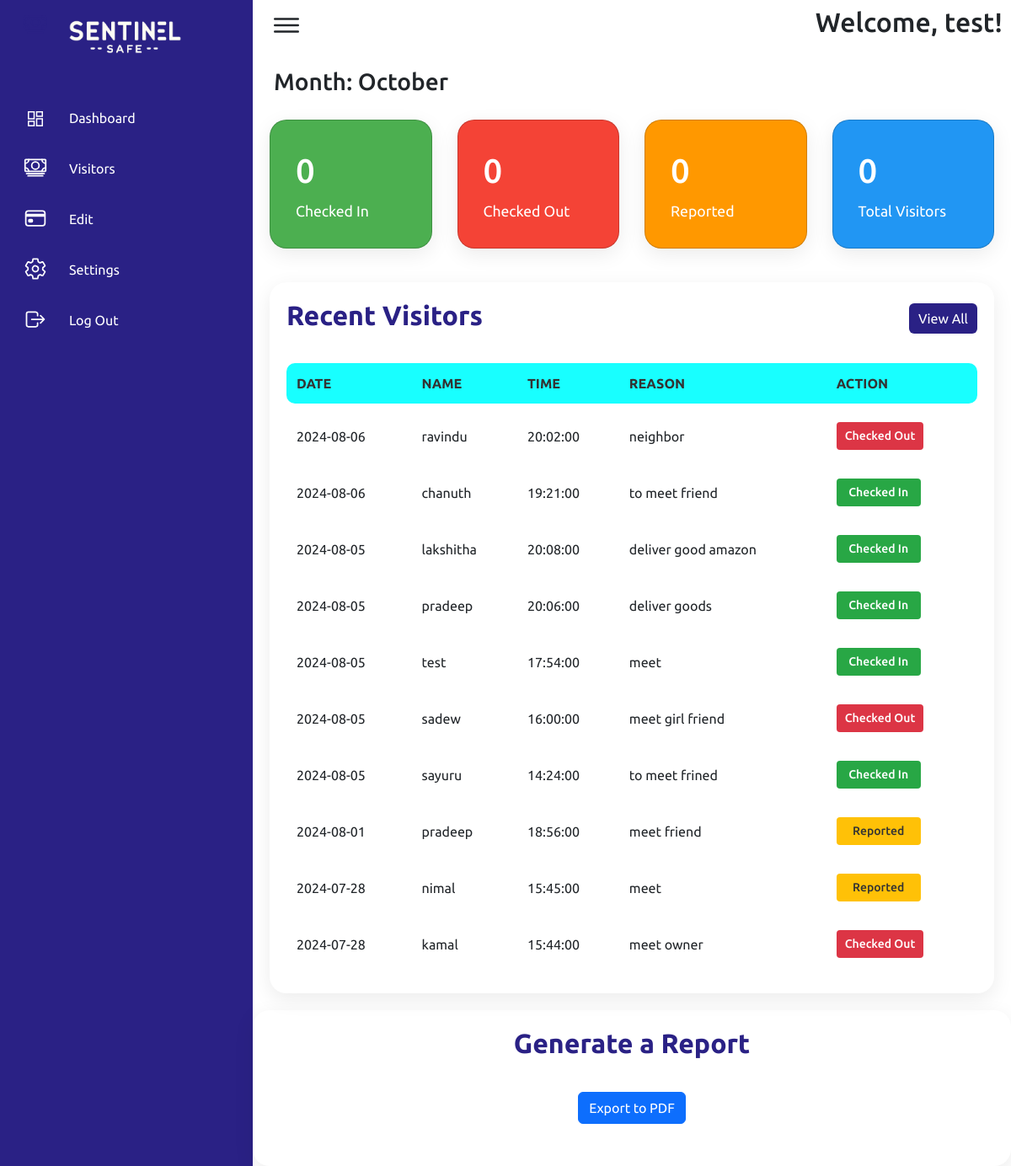
The app's page /dashboard.php (signed in) with its own data.
### tables this page shows
CREATE TABLE `visitors` (
  `visitorId` int(11) NOT NULL,
  `name` varchar(255) NOT NULL,
  `date` date NOT NULL,
  `time` time NOT NULL,
  `reason` varchar(300) NOT NULL,
  `action_taken` enum('checked_in','checked_out','reported') NOT NULL
);

### classes/Visitor.php (called while the page is built, shortened)
<?php
class Visitor {
    public static function getCheckedInCount($con) {
        return self::getCountByActionTaken($con, 'checked_in');
    }
    public static function getCheckedOutCount($con) {
        return self::getCountByActionTaken($con, 'checked_out');
    }
    public static function getReportedCount($con) {
        return self::getCountByActionTaken($con, 'reported');
    }
    public static function getTotalVisitorsCount($con) {
        try {
            $query = "SELECT COUNT(*) as count FROM visitors WHERE MONTH(date) = MONTH(CURRENT_DATE()) AND YEAR(date) = YEAR(CURRENT_DATE())";
            $stmt = $con->prepare($query);
            $stmt->execute();
            $result = $stmt->fetch(PDO::FETCH_ASSOC);
            return $result['count'];
        } catch (PDOException $ex) {
            error_log("Database error: " . $ex->getMessage());
            return false;
        }
    }
    private static function getCountByActionTaken($con, $actionTaken) {
        try {
            $query = "SELECT COUNT(*) as count FROM visitors WHERE action_taken = ? AND MONTH(date) = MONTH(CURRENT_DATE()) AND YEAR(date) = YEAR(CURRENT_DATE())";
            $stmt = $con->prepare($query);
            $stmt->bindParam(1, $actionTaken);
            $stmt->execute();
            $result = $stmt->fetch(PDO::FETCH_ASSOC);
            return $result['count'];
        } catch (PDOException $ex) {
            error_log("Database error: " . $ex->getMessage());
            return false;
        }
    }
    public static function getRecentVisitors($con, $limit = 10) {
        try {
            $query = "SELECT * FROM visitors ORDER BY date DESC, time DESC LIMIT ?";
            $stmt = $con->prepare($query);
            $stmt->bindParam(1, $limit, PDO::PARAM_INT);
            $stmt->execute();
            return $stmt->fetchAll(PDO::FETCH_ASSOC);
        } catch (PDOException $ex) {
            error_log("Database error: " . $ex->getMessage());
            return false;
        }
    }
}

### dashboard.php (the view, shortened to what this page needs)
<!DOCTYPE html>
<?php
require_once './classes/Visitor.php';
?>
<?php
$dbcon = new DbConnector();
$con = $dbcon->getConnection();
$checkedInCount = Visitor::getCheckedInCount($con);
$checkedOutCount = Visitor::getCheckedOutCount($con);
$reportedCount = Visitor::getReportedCount($con);
$totalVisitorsCount = Visitor::getTotalVisitorsCount($con);
?>
<html lang="en">
    <head>
        <link href="css/dashboard.css" rel="stylesheet" type="text/css"/>
        <link href="css/maindash.css" rel="stylesheet" type="text/css"/>
        <link href="css/navbar.css" rel="stylesheet" type="text/css"/>
        <link href="https://cdn.jsdelivr.net/npm/bootstrap@5.3.3/dist/css/bootstrap.min.css" rel="stylesheet"
 />
    </head>
    <?php
    if (isset($_SESSION['email'])) {
        $name = $_SESSION['name'];
    } elseif (isset($_COOKIE['u_name'])) {
        $name = $_COOKIE['name'];
    } else {
        header("location:login.php");
        exit();
    }
    ?>
    <body>
        <div class="section">
            <div class="navigation">
                <ul>
                    <li>
                        <a href="dashboard.php">
                            <span class="icon" style="color: #2a2185;">
                                <ion-icon name="cash-outline"></ion-icon>
                            </span>
                            <img src="images/logo.png" alt="" style="width: 150px; height: 50px; margin-top: 20px"/>
                        </a>
                    </li>
                    <li>
                        <a href="dashboard.php">
                            <span class="icon">
                                <span class="material-symbols-outlined">dashboard</span>
                            </span>
                            <span class="title">Dashboard</span>
                        </a>
                    </li>
                    <li>
                        <a href="visitorData.php">
                            <span class="icon">
                                <ion-icon name="cash-outline"></ion-icon>
                            </span>
                            <span class="title">Visitors</span>
                        </a>
                    </li>
                    <li>
                        <a href="editVisitor.php">
                            <span class="icon">
                                <ion-icon name="card-outline"></ion-icon>
                            </span>
                            <span class="title">Edit</span>
                        </a>
                    </li>
                    <li>
                        <a href="settings.php">
                            <span class="icon">
                                <ion-icon name="settings-outline"></ion-icon>
                            </span>
                            <span class="title">Settings</span>
                        </a>
                    </li>
                    <li>
                        <a href="logout.php">
                            <span class="icon">
                                <ion-icon name="log-out-outline"></ion-icon>
                            </span>
                            <span class="title">Log Out</span>
                        </a>
                    </li>
                </ul>
            </div>
            <div class="main">
                <div class="topbar">
                    <div class="toggle">
                        <ion-icon name="menu-outline"></ion-icon>
                    </div>
                    <div>
                        <h2>Welcome,<?php echo " $name"; ?>!</h2>
                    </div>
                </div>
                <div class="current-month" style="padding: 20px; margin-bottom: -20px; margin-left: 5px;">
                    <h3>Month: <?php echo date('F'); ?></h3>
                </div>
                <div class="cardBox">
                    <div class="card card-checkin">
                        <div>
                            <div class="numbers"><?php echo $checkedInCount; ?></div>
                            <div class="cardName">Checked In</div>
                        </div>
                    </div>
                    <div class="card card-checkout">
                        <div>
                            <div class="numbers"><?php echo $checkedOutCount; ?></div>
                            <div class="cardName">Checked Out</div>
                        </div>
                    </div>
                    <div class="card card-reported">
                        <div>
                            <div class="numbers"><?php echo $reportedCount; ?></div>
                            <div class="cardName">Reported</div>
                        </div>
                    </div>
                    <div class="card card-total">
                        <div>
                            <div class="numbers"><?php echo $totalVisitorsCount; ?></div>
                            <div class="cardName">Total Visitors</div>
                        </div>
                    </div>
                </div>
                <div class="transactions-container">
                    <div class="transactions recent">
                        <div class="cardHeader">
                            <h2>Recent Visitors</h2>
                            <a href="visitorData.php" class="btn">View All</a>
                        </div>
                        <table>
                            <thead>
                                <tr>
                                    <th>Date</th>
                                    <th>Name</th>
                                    <th>Time</th>
                                    <th>Reason</th>
                                    <th>Action</th>
                                </tr>
                            </thead>
                            <tbody>
                                <?php
                                require_once './classes/DbConnector.php';
                                require_once 'classes/visitor.php';
                                try {
                                    $dbcon = new DbConnector();
                                    $con = $dbcon->getConnection();
                                    $visitors = Visitor::getRecentVisitors($con);
                                    if ($visitors === false) {
                                        echo "<tr><td colspan='5'>Error: Unable to fetch visitor data.</td></tr>";
                                    } elseif (empty($visitors)) {
                                        echo "<tr><td colspan='5'>No recent visitor records found.</td></tr>";
                                    } else {
                                        foreach ($visitors as $visitor) {
                                            $actionTaken = getFormattedAction($visitor['action_taken']);
                                            $statusClass = getStatusClass($actionTaken);
                                            echo "<tr>";
                                            echo "<td>" . htmlspecialchars($visitor['date']) . "</td>";
                                            echo "<td>" . htmlspecialchars($visitor['name']) . "</td>";
                                            echo "<td>" . htmlspecialchars($visitor['time']) . "</td>";
                                            echo "<td>" . htmlspecialchars($visitor['reason']) . "</td>";
                                            echo "<td><span class='status $statusClass'>" . htmlspecialchars($actionTaken) . "</span></td>";
                                            echo "</tr>";
                                        }
                                    }
                                } catch (Exception $e) {
                                    echo "<tr><td colspan='5'>Error: " . htmlspecialchars($e->getMessage()) . "</td></tr>";
                                    error_log("Error: " . $e->getMessage());
                                }
                                function getFormattedAction($action) {
                                    switch (strtolower($action)) {
                                        case 'checked_in':
                                            return 'Checked In';
                                        case 'checked_out':
                                            return 'Checked Out';
                                        case 'reported':
                                            return 'Reported';
                                    }
                                }
                                function getStatusClass($action) {
                                    switch ($action) {
                                        case 'Checked In':
                                            return 'checked-in';
                                        case 'Checked Out':
                                            return 'checked-out';
                                        case 'Reported':
                                            return 'reported';
                                    }
                                }
                                ?>
                            </tbody>
                        </table>
                    </div>
                </div>
                <div class="recentCustomers">
                    <div class="cardHeader" style="display: flex; justify-content: center; align-items: center; margin-bottom: 30px;">
                        <h2>Generate a Report</h2>
                    </div>
                    <div style="text-align: center; margin-bottom: 30px;">
                        <form action="export_pdf.php" method="post">
                            <button type="submit" class="btn btn-primary">Export to PDF</button>
                        </form>
                    </div>
                </div>
            </div>
    </body>
</html>

### css/dashboard.css (style rules this page uses)
.cardBox { position: relative; width: 100%; padding: 20px; display: grid; grid-template-columns: repeat(4, 1fr); grid-gap: 30px; }
.cardBox .card { position: relative; padding: 30px; border-radius: 20px; display: flex; justify-content: space-between; cursor: pointer; box-shadow: 0 7px 25px rgba(0, 0, 0, 0.08); }
.cardBox .card .numbers { position: relative; font-weight: 500; font-size: 2.5rem; }
.cardBox .card .cardName { font-size: 1.1rem; margin-top: 5px; }
.cardBox .card.card-checkin { background-color: #4CAF50; color: white; }
.cardBox .card.card-checkout { background-color: #F44336; color: white; }
.cardBox .card.card-reported { background-color: #FF9800; color: white; }
.cardBox .card.card-total { background-color: #2196F3; color: white; }
.cardBox .card.card-checkin .numbers, .cardBox .card.card-checkout .numbers, .cardBox .card.card-reported .numbers, .cardBox .card.card-total .numbers, .cardBox .card.card-checkin .cardName, .cardBox .card.card-checkout .cardName, .cardBox .card.card-reported .cardName, .cardBox .card.card-total .cardName, .cardBox .card.card-checkin .iconBx, .cardBox .card.card-checkout .iconBx, .cardBox .card.card-reported .iconBx, .cardBox .card.card-total .iconBx { color: white; }
.transactions-container { padding: 20px; display: flex; gap: 20px; }
.transactions { flex: 3; background: var(--white); padding: 20px; box-shadow: 0 7px 25px rgba(0, 0, 0, 0.08); border-radius: 20px; }
.recentCustomers { flex: 1; background: var(--white); padding: 20px; box-shadow: 0 7px 25px rgba(0, 0, 0, 0.08); border-radius: 20px; min-width: 300px; }
.transactions .cardHeader, .recentCustomers .cardHeader { display: flex; justify-content: space-between; align-items: center; margin-bottom: 20px; }
.cardHeader h2 { font-weight: 600; color: var(--blue); }
.cardHeader .btn { padding: 5px 10px; background: var(--blue); text-decoration: none; color: var(--white); border-radius: 6px; transition: background 0.3s ease; }
.transactions table, .recentCustomers table { width: 100%; border-collapse: separate; border-spacing: 0 10px; }
.transactions table th, .transactions table td, .recentCustomers table th, .recentCustomers table td { padding: 12px; text-align: left; }
.transactions table th { background-color: #18FFFF; color: #333; font-weight: 600; text-transform: uppercase; }
.transactions table th:first-child, .recentCustomers table th:first-child { border-top-left-radius: 10px; border-bottom-left-radius: 10px; }
.transactions table th:last-child, .recentCustomers table th:last-child { border-top-right-radius: 10px; border-bottom-right-radius: 10px; }
.status { padding: 6px 10px; color: var(--white); border-radius: 4px; font-size: 14px; font-weight: 500; text-align: center; display: inline-block; min-width: 100px; }
.status.checked-in { background: #28a745; }
.status.checked-out { background: #dc3545; }
.status.reported { background: #ffc107; color: #333; }

### css/maindash.css (style rules this page uses)
* { font-family: "Ubuntu", sans-serif; margin: 0; padding: 0; box-sizing: border-box; }
:root { --blue: #2a2185; --white: #fff; --gray: #f5f5f5; --black1: #222; --black2: #999; }
body { min-height: 100vh; overflow-x: hidden; }
.section { position: relative; width: 100%; }
.main { position: absolute; width: calc(100% - 300px); left: 300px; min-height: 100vh; background: var(--white); transition: 0.5s; }
.topbar { width: 100%; height: 60px; display: flex; justify-content: space-between; align-items: center; padding: 0 10px; }
.toggle { position: relative; width: 60px; height: 60px; display: flex; justify-content: center; align-items: center; font-size: 2.5rem; cursor: pointer; }

### records on screen
visitors: date "2024-08-06", name "ravindu", time "20:02:00", reason "neighbor", action_taken "Checked Out"
visitors: date "2024-08-06", name "chanuth", time "19:21:00", reason "to meet friend", action_taken "Checked In"
visitors: date "2024-08-05", name "lakshitha", time "20:08:00", reason "deliver good amazon", action_taken "Checked In"
visitors: date "2024-08-05", name "pradeep", time "20:06:00", reason "deliver goods", action_taken "Checked In"
visitors: date "2024-08-05", name "test", time "17:54:00", reason "meet", action_taken "Checked In"
visitors: date "2024-08-05", name "sadew", time "16:00:00", reason "meet girl friend", action_taken "Checked Out"
visitors: date "2024-08-05", name "sayuru", time "14:24:00", reason "to meet frined", action_taken "Checked In"
visitors: date "2024-08-01", name "pradeep", time "18:56:00", reason "meet friend", action_taken "Reported"
visitors: date "2024-07-28", name "nimal", time "15:45:00", reason "meet", action_taken "Reported"
visitors: date "2024-07-28", name "kamal", time "15:44:00", reason "meet owner", action_taken "Checked Out"

### other values on screen
$name "test"
$checkedInCount "0"
$checkedOutCount "0"
$reportedCount "0"
$totalVisitorsCount "0"
